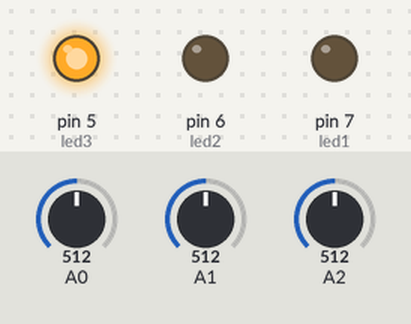
A sketch run on a simulated Arduino Uno, built with avr-gcc and run on an emulated ATmega328P. Shown: output pins drawn as LEDs (lit = HIGH). The inputs (shaded band) are chosen by the test bench; at power-on: A2 = 512, A1 = 512, A0 = 512.

Above: at 1.3 s.
1.4 s: A2 set to 0
At 3.2 s:
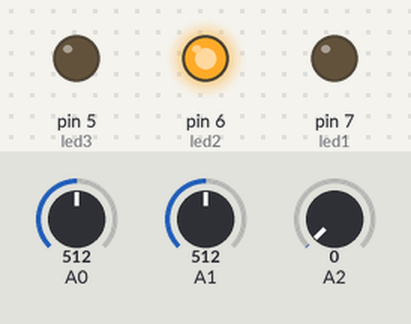
3.5 s: A2 set to 43
At 4.8 s:
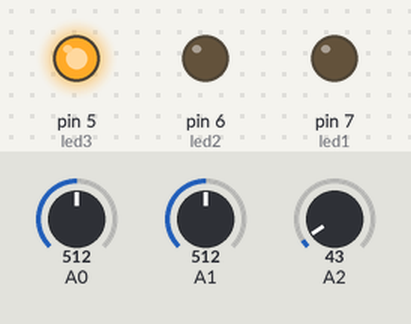
5.5 s: A1 set to 71
7.2 s: A1 set to 63
At 9.2 s:
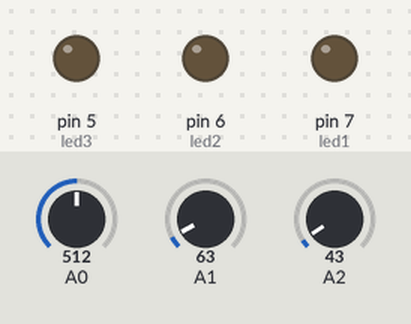
9.5 s: A0 set to 666
11.2 s: A0 set to 689
At 12.4 s:
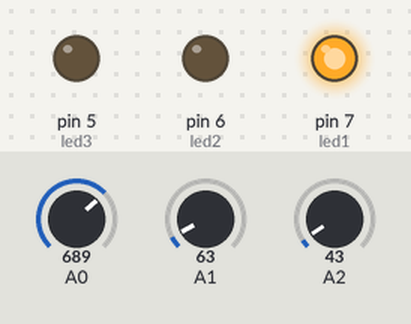
Timing chart, 0 to 14.2 s (numbered marks = the images above; inputs shaded):
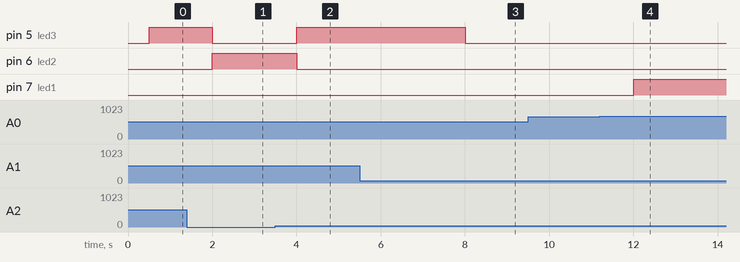

Measured:
- the behaviour switches between 68 and 67 on A1 (found by bisection; images 2 and 3)
- the behaviour switches between 681 and 682 on A0 (found by bisection; images 3 and 4)
- after the input at 1.4 s, pin 5 (led3): HIGH → LOW after 0.60 s; pin 6 (led2): LOW → HIGH after 0.60 s
- after the input at 3.5 s, pin 5 (led3): LOW → HIGH after 0.50 s; pin 6 (led2): HIGH → LOW after 0.50 s
- after the input at 5.5 s, every drawn part: stays the same
- after the input at 7.2 s, pin 5 (led3): HIGH → LOW after 0.81 s
- after the input at 9.5 s, every drawn part: stays the same
- after the input at 11.2 s, pin 7 (led1): LOW → HIGH after 0.81 s

The sketch:

test3.ino
```cpp
int led1 = 7;
int led2 = 6;
int led3 = 5;
float ldr,temp,load,tegLdr,tegTemp,tegLoad;

void setup()
{
  pinMode(led1,OUTPUT);
  pinMode(led2,OUTPUT);
  pinMode(led3,OUTPUT);
}

void loop()
{
  ldr = analogRead(A0);
  temp = analogRead(A1);
  load = analogRead(A2);
  tegLdr = ldr * (5.0 / 1023.0);
  tegTemp = temp * 5.0;
  tegTemp *= 100;
  tegTemp /= 1023;
  tegLoad = load * (5.0 / 1023.0);
  delay(500);

  if(tegLdr<=3.33 && tegLoad<=0 && tegTemp<=33){
    digitalWrite(led1,LOW);
    digitalWrite(led2,HIGH);
    digitalWrite(led3,LOW);
  }
  else if(tegLdr<=3.33 && tegLoad<=0 && tegTemp>33){
    digitalWrite(led1,LOW);
    digitalWrite(led2,HIGH);
    digitalWrite(led3,LOW);
  }
  else if(tegLdr<=3.33 && tegLoad>0 && tegTemp>33){
   digitalWrite(led1,LOW);
   digitalWrite(led2,LOW);
   digitalWrite(led3,HIGH);
  }
  else if(tegLdr>3.33 && tegLoad<=0 && tegTemp<=33){
   digitalWrite(led1,HIGH);
   digitalWrite(led2,LOW);
   digitalWrite(led3,LOW);
  }
  else if(tegLdr>3.33 && tegLoad>0 && tegTemp<=33){
   digitalWrite(led1,HIGH);
   digitalWrite(led2,LOW);
   digitalWrite(led3,LOW);
  }
  else if(tegLdr>3.33 && tegLoad>0 && tegTemp>33){
   digitalWrite(led1,LOW);
   digitalWrite(led2,LOW);
   digitalWrite(led3,HIGH);
  }
  else{
   digitalWrite(led1,LOW);
   digitalWrite(led2,LOW);
   digitalWrite(led3,LOW);
  }
}
```
